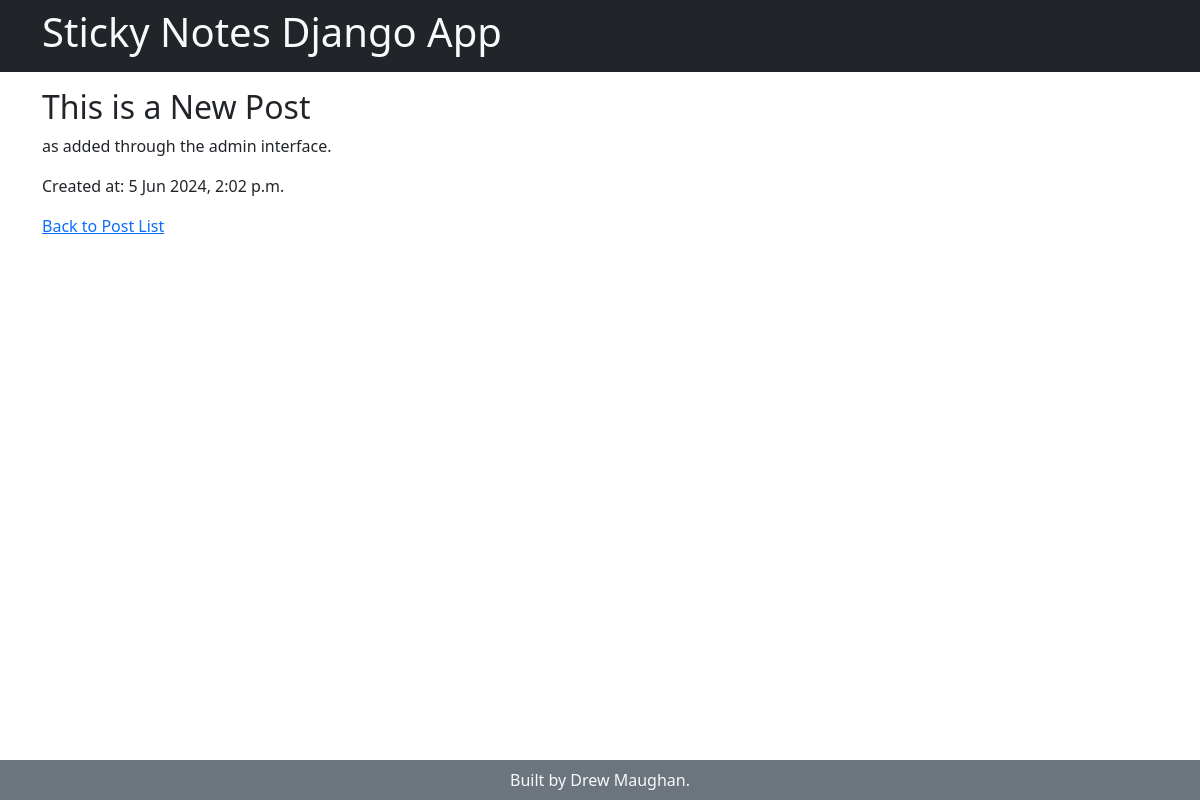
The app's page /post/1/ with its own data.
### posts/models.py (models this page shows)
class Post(models.Model):
    title = models.CharField(max_length=255)
    content = models.TextField()
    created_at = models.DateTimeField(auto_now_add=True)
    author = models.ForeignKey('Author', on_delete=models.CASCADE, null=True, blank=True)

### posts/views.py (the view)
# urls.py: path('post/<int:pk>/', post_detail, name='post_detail'),
def post_detail(request, pk):
    post = get_object_or_404(Post, pk=pk)
    return render(request, 'posts/post_detail.html', {'post': post})

### posts/templates/posts/post_detail.html (shortened to what this page needs)
{% extends 'base.html' %}
{% block content %}
<h2>{{ post.title }}</h2>
<p>{{ post.content }}</p>
<p>Created at: {{ post.created_at }}</p>
<a href="{% url 'post_list' %}">Back to Post List</a>
{% endblock %}

### notes_app/static/notes.css (style rules this page uses)
html, body { height: 100%; }

### records on screen
Post: title "This is a New Post", content "as added through the admin interface.", created_at "5 Jun 2024, 2:02 p.m."
